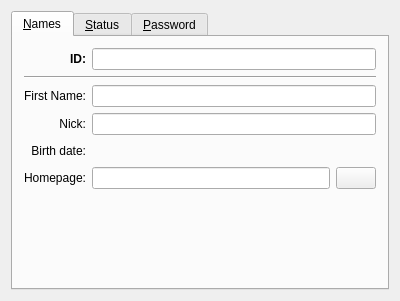
<ui version="4.0" >
 <class>JabberInfoBase</class>
 <widget class="QWidget" name="JabberInfoBase" >
  <property name="geometry" >
   <rect>
    <x>0</x>
    <y>0</y>
    <width>400</width>
    <height>301</height>
   </rect>
  </property>
  <property name="windowTitle" >
   <string></string>
  </property>
  <layout class="QVBoxLayout" >
   <property name="margin" >
    <number>11</number>
   </property>
   <property name="spacing" >
    <number>6</number>
   </property>
   <item>
    <widget class="QTabWidget" name="tabWnd" >
     <widget class="QWidget" name="tab" >
      <attribute name="title" >
       <string>&amp;Names</string>
      </attribute>
      <layout class="QGridLayout" >
       <property name="margin" >
        <number>11</number>
       </property>
       <property name="spacing" >
        <number>6</number>
       </property>
       <item row="0" column="0" >
        <widget class="QLabel" name="TextLabel2" >
         <property name="font" >
          <font>
           <weight>75</weight>
           <bold>true</bold>
          </font>
         </property>
         <property name="text" >
          <string>ID:</string>
         </property>
         <property name="alignment" >
          <set>Qt::AlignRight|Qt::AlignTrailing|Qt::AlignVCenter</set>
         </property>
         <property name="wordWrap" >
          <bool>false</bool>
         </property>
        </widget>
       </item>
       <item row="0" column="1" >
        <widget class="QLineEdit" name="edtID" >
         <property name="font" >
          <font>
           <weight>75</weight>
           <bold>true</bold>
          </font>
         </property>
        </widget>
       </item>
       <item row="1" column="0" colspan="2" >
        <widget class="Line" name="Line3" >
         <property name="frameShape" >
          <enum>QFrame::HLine</enum>
         </property>
         <property name="frameShadow" >
          <enum>QFrame::Sunken</enum>
         </property>
         <property name="orientation" >
          <enum>Qt::Horizontal</enum>
         </property>
        </widget>
       </item>
       <item row="2" column="0" >
        <widget class="QLabel" name="TextLabel3" >
         <property name="text" >
          <string>First Name:</string>
         </property>
         <property name="alignment" >
          <set>Qt::AlignRight|Qt::AlignTrailing|Qt::AlignVCenter</set>
         </property>
         <property name="wordWrap" >
          <bool>false</bool>
         </property>
        </widget>
       </item>
       <item row="2" column="1" >
        <widget class="QLineEdit" name="edtFirstName" />
       </item>
       <item row="3" column="0" >
        <widget class="QLabel" name="TextLabel4" >
         <property name="text" >
          <string>Nick:</string>
         </property>
         <property name="alignment" >
          <set>Qt::AlignRight|Qt::AlignTrailing|Qt::AlignVCenter</set>
         </property>
         <property name="wordWrap" >
          <bool>false</bool>
         </property>
        </widget>
       </item>
       <item row="3" column="1" >
        <widget class="QLineEdit" name="edtNick" />
       </item>
       <item row="6" column="0" >
        <spacer>
         <property name="orientation" >
          <enum>Qt::Vertical</enum>
         </property>
         <property name="sizeType" >
          <enum>QSizePolicy::Expanding</enum>
         </property>
         <property name="sizeHint" >
          <size>
           <width>20</width>
           <height>20</height>
          </size>
         </property>
        </spacer>
       </item>
       <item row="4" column="0" >
        <widget class="QLabel" name="TextLabel9" >
         <property name="text" >
          <string>Birth date:</string>
         </property>
         <property name="alignment" >
          <set>Qt::AlignRight|Qt::AlignTrailing|Qt::AlignVCenter</set>
         </property>
         <property name="wordWrap" >
          <bool>false</bool>
         </property>
        </widget>
       </item>
       <item row="5" column="0" >
        <widget class="QLabel" name="TextLabel10" >
         <property name="text" >
          <string>Homepage:</string>
         </property>
         <property name="alignment" >
          <set>Qt::AlignRight|Qt::AlignTrailing|Qt::AlignVCenter</set>
         </property>
         <property name="wordWrap" >
          <bool>false</bool>
         </property>
        </widget>
       </item>
       <item row="5" column="1" >
        <layout class="QHBoxLayout" >
         <property name="margin" >
          <number>0</number>
         </property>
         <property name="spacing" >
          <number>6</number>
         </property>
         <item>
          <widget class="QLineEdit" name="edtUrl" />
         </item>
         <item>
          <widget class="QPushButton" name="btnUrl" >
           <property name="text" >
            <string/>
           </property>
          </widget>
         </item>
        </layout>
       </item>
       <item row="4" column="1" >
        <layout class="QHBoxLayout" >
         <property name="margin" >
          <number>0</number>
         </property>
         <property name="spacing" >
          <number>6</number>
         </property>
         <item>
          <widget class="DatePicker" native="1" name="edtDate" />
         </item>
         <item>
          <spacer>
           <property name="orientation" >
            <enum>Qt::Horizontal</enum>
           </property>
           <property name="sizeType" >
            <enum>QSizePolicy::Expanding</enum>
           </property>
           <property name="sizeHint" >
            <size>
             <width>20</width>
             <height>20</height>
            </size>
           </property>
          </spacer>
         </item>
        </layout>
       </item>
      </layout>
     </widget>
     <widget class="QWidget" name="tab" >
      <attribute name="title" >
       <string>&amp;Status</string>
      </attribute>
      <layout class="QGridLayout" >
       <property name="margin" >
        <number>0</number>
       </property>
       <property name="spacing" >
        <number>6</number>
       </property>
       <item row="0" column="0" >
        <widget class="QLabel" name="TextLabel5" >
         <property name="text" >
          <string>Status:</string>
         </property>
         <property name="alignment" >
          <set>Qt::AlignRight|Qt::AlignTrailing|Qt::AlignVCenter</set>
         </property>
         <property name="wordWrap" >
          <bool>false</bool>
         </property>
        </widget>
       </item>
       <item row="0" column="1" >
        <widget class="QComboBox" name="cmbStatus" >
         <property name="sizePolicy" >
          <sizepolicy>
           <hsizetype>7</hsizetype>
           <vsizetype>0</vsizetype>
           <horstretch>0</horstretch>
           <verstretch>0</verstretch>
          </sizepolicy>
         </property>
        </widget>
       </item>
       <item row="6" column="1" >
        <spacer>
         <property name="orientation" >
          <enum>Qt::Vertical</enum>
         </property>
         <property name="sizeType" >
          <enum>QSizePolicy::Expanding</enum>
         </property>
         <property name="sizeHint" >
          <size>
           <width>20</width>
           <height>16</height>
          </size>
         </property>
        </spacer>
       </item>
       <item row="1" column="0" >
        <widget class="QLabel" name="lblResource" >
         <property name="text" >
          <string>Resource:</string>
         </property>
         <property name="alignment" >
          <set>Qt::AlignRight|Qt::AlignTrailing|Qt::AlignVCenter</set>
         </property>
         <property name="wordWrap" >
          <bool>false</bool>
         </property>
        </widget>
       </item>
       <item row="1" column="1" >
        <widget class="QComboBox" name="cmbResource" />
       </item>
       <item row="5" column="0" colspan="2" >
        <widget class="Q3MultiLineEdit" native="1" name="edtAutoReply" />
       </item>
       <item row="4" column="0" >
        <widget class="QLabel" name="lblNA" >
         <property name="text" >
          <string/>
         </property>
         <property name="alignment" >
          <set>Qt::AlignRight|Qt::AlignTrailing|Qt::AlignVCenter</set>
         </property>
         <property name="wordWrap" >
          <bool>false</bool>
         </property>
        </widget>
       </item>
       <item row="4" column="1" >
        <widget class="QLineEdit" name="edtNA" />
       </item>
       <item row="3" column="0" >
        <widget class="QLabel" name="lblOnline" >
         <property name="text" >
          <string>Online:</string>
         </property>
         <property name="alignment" >
          <set>Qt::AlignRight|Qt::AlignTrailing|Qt::AlignVCenter</set>
         </property>
         <property name="wordWrap" >
          <bool>false</bool>
         </property>
        </widget>
       </item>
       <item row="3" column="1" >
        <widget class="QLineEdit" name="edtOnline" />
       </item>
       <item row="2" column="0" >
        <widget class="QLabel" name="lblClient" >
         <property name="text" >
          <string>Client:</string>
         </property>
         <property name="alignment" >
          <set>Qt::AlignRight|Qt::AlignTrailing|Qt::AlignVCenter</set>
         </property>
         <property name="wordWrap" >
          <bool>false</bool>
         </property>
        </widget>
       </item>
       <item row="2" column="1" >
        <widget class="QLineEdit" name="edtClient" />
       </item>
      </layout>
     </widget>
     <widget class="QWidget" name="password" >
      <attribute name="title" >
       <string>&amp;Password</string>
      </attribute>
      <layout class="QGridLayout" >
       <property name="margin" >
        <number>11</number>
       </property>
       <property name="spacing" >
        <number>6</number>
       </property>
       <item row="3" column="0" >
        <widget class="QLabel" name="TextLabel2_2" >
         <property name="text" >
          <string>New password:</string>
         </property>
         <property name="alignment" >
          <set>Qt::AlignRight|Qt::AlignTrailing|Qt::AlignVCenter</set>
         </property>
         <property name="wordWrap" >
          <bool>false</bool>
         </property>
        </widget>
       </item>
       <item row="3" column="1" >
        <widget class="QLineEdit" name="edtPswd1" >
         <property name="echoMode" >
          <enum>QLineEdit::Password</enum>
         </property>
        </widget>
       </item>
       <item row="4" column="1" >
        <widget class="QLineEdit" name="edtPswd2" >
         <property name="echoMode" >
          <enum>QLineEdit::Password</enum>
         </property>
        </widget>
       </item>
       <item row="4" column="0" >
        <widget class="QLabel" name="TextLabel3_2" >
         <property name="text" >
          <string>Retype new password:</string>
         </property>
         <property name="alignment" >
          <set>Qt::AlignRight|Qt::AlignTrailing|Qt::AlignVCenter</set>
         </property>
         <property name="wordWrap" >
          <bool>false</bool>
         </property>
        </widget>
       </item>
       <item row="5" column="0" >
        <spacer>
         <property name="orientation" >
          <enum>Qt::Vertical</enum>
         </property>
         <property name="sizeType" >
          <enum>QSizePolicy::Expanding</enum>
         </property>
         <property name="sizeHint" >
          <size>
           <width>20</width>
           <height>20</height>
          </size>
         </property>
        </spacer>
       </item>
       <item row="2" column="0" colspan="2" >
        <widget class="Line" name="Line2" >
         <property name="frameShape" >
          <enum>QFrame::HLine</enum>
         </property>
         <property name="frameShadow" >
          <enum>QFrame::Sunken</enum>
         </property>
         <property name="orientation" >
          <enum>Qt::Horizontal</enum>
         </property>
        </widget>
       </item>
       <item rowspan="2" row="0" column="0" >
        <widget class="QLabel" name="TextLabel1" >
         <property name="text" >
          <string>Current password:</string>
         </property>
         <property name="alignment" >
          <set>Qt::AlignRight|Qt::AlignTrailing|Qt::AlignVCenter</set>
         </property>
         <property name="wordWrap" >
          <bool>false</bool>
         </property>
        </widget>
       </item>
       <item row="0" column="1" >
        <widget class="QLineEdit" name="edtCurrent" >
         <property name="echoMode" >
          <enum>QLineEdit::Password</enum>
         </property>
        </widget>
       </item>
      </layout>
     </widget>
    </widget>
   </item>
  </layout>
 </widget>
 <layoutdefault spacing="6" margin="11" />
 <customwidgets>
  <customwidget>
   <class>DatePicker</class>
   <extends>QWidget</extends>
   <header>datepicker.h</header>
  </customwidget>
  <customwidget>
   <class>Q3MultiLineEdit</class>
   <extends>QWidget</extends>
   <header>q3multilineedit.h</header>
   <container>1</container>
  </customwidget>
 </customwidgets>
 <tabstops>
  <tabstop>tabWnd</tabstop>
  <tabstop>edtID</tabstop>
  <tabstop>edtFirstName</tabstop>
  <tabstop>edtNick</tabstop>
  <tabstop>edtUrl</tabstop>
  <tabstop>btnUrl</tabstop>
  <tabstop>cmbStatus</tabstop>
  <tabstop>cmbResource</tabstop>
  <tabstop>edtOnline</tabstop>
  <tabstop>edtNA</tabstop>
  <tabstop>edtAutoReply</tabstop>
 </tabstops>
 <includes>
  <include location="local" >datepicker.h</include>
 </includes>
 <resources/>
 <connections/>
</ui>
